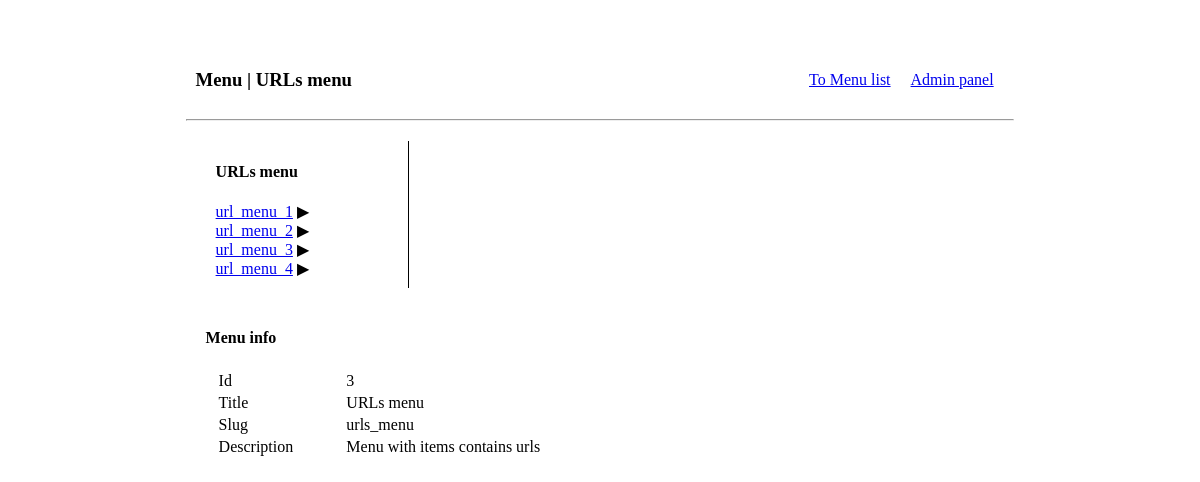
/menu/3, run on the app's committed database.
### tree_menu/models.py (models this page shows, shortened)
class Menu(models.Model):
    title = models.CharField(max_length=100, verbose_name='Menu title')
    slug = models.CharField(max_length=100, verbose_name='Menu slug')
    description = models.CharField(max_length=256, verbose_name='Menu description')

class MenuItem(models.Model):
    menu = models.ForeignKey(
        Menu,
        related_name='items',
        verbose_name='menu',
        on_delete=models.CASCADE,
    )
    parent = models.ForeignKey(
        'self',
        blank=True,
        null=True,
        related_name='items',
        verbose_name='parent menu item',
        on_delete=models.CASCADE,
    )
    title = models.CharField(max_length=100, verbose_name='Menu item title')
    url = models.CharField(
        max_length=255,
        verbose_name='Link',
        blank=True,
        null=True,
    )
    named_url = models.CharField(
        max_length=255,
        verbose_name='Named URL',
        blank=True,
        null=True,
    )
    named_url_kwargs = models.CharField(
        max_length=255,
        verbose_name='Named URL kwargs',
        blank=True,
        null=True,
        help_text='As JSON',
    )
    def get_url(self):
        if self.url:
            return self.url
    def __str__(self):
        return self.title

### tree_menu/views.py (the view)
# urls.py: path('menu/<int:pk>', MenuDetailView.as_view(), name='menu'),
class MenuDetailView(DetailView):
    model = Menu
    context_object_name = 'menu'

### tree_menu/templatetags/draw_menu_tags.py (called while the page is built)
def _mark_active_parents(active_item: MenuItem, menu_items):
    while active_item is not None:
        menu_items[active_item.id][2] = True
        if active_item.parent_id:
            active_item = menu_items[active_item.parent_id][0]
        else:
            break

def _mark_active_items(menu_items: dict, context: RequestContext):
    current_path: str = context.request.get_full_path()
    active_item = None
    for item_data in menu_items.values():
        item = item_data[0]
        item_url = item.get_url()
        if item_url and current_path.startswith(item_url):
            if active_item and len(item_url) > len(active_item.get_url()) or \
                    not active_item:
                active_item = item
        if item.parent_id is not None:
            menu_items[item.parent_id][1].append(item_data)
    _mark_active_parents(active_item, menu_items)
    return menu_items

@register.inclusion_tag('tree_menu/template_tags/menu.html', takes_context=True)
def draw_menu(context: RequestContext, menu_slug: str):
    menu_items_list = list(MenuItem.objects.filter(
        menu__slug=menu_slug).select_related("menu"))
    if menu_items_list:
        menu_title = menu_items_list[0].menu.title
        menu_items = {item.id: [item, [], False] for item in menu_items_list}
        menu_items = _mark_active_items(menu_items, context)
        menu_items = dict(filter(lambda item: item[1][0].parent_id is None,
                                 menu_items.items()))
    else:
        menu_title = Menu.objects.get(slug=menu_slug).title
        menu_items = {}
    return {
        'menu_title': menu_title,
        'menu_items': menu_items,
        'context': context,
    }

@register.inclusion_tag('tree_menu/template_tags/dropdown.html')
def draw_items(items: dict):
    return {'items': items}

### tree_menu/templates/tree_menu/menu_detail.html (shortened to what this page needs)
{% extends 'tree_menu/tree_menu_base.html' %}
{% load draw_menu_tags %}
{% load static %}
{% block header %}
    <div>
        <h3>Menu | {{ menu.title }}</h3>
    </div>
{% endblock header %}
{% block left_bar %}
    {% draw_menu menu.slug %}
{% endblock left_bar %}
{% block content %}
    <h4>Menu info</h4>
    <table>
        <tr>
            <td>Id</td>
            <td>{{ menu.id }}</td>
        </tr>
        <tr>
            <td>Title</td>
            <td>{{ menu.title }}</td>
        </tr>
        <tr>
            <td>Slug</td>
            <td>{{ menu.slug }}</td>
        </tr>
        <tr>
            <td>Description</td>
            <td>{{ menu.description }}</td>
        </tr>
    </table>
{% endblock content %}

### tree_menu/templates/tree_menu/template_tags/menu.html (shortened to what this page needs)
{% load draw_menu_tags %}
{% load static %}
<link rel="stylesheet" href="{% static 'tree_menu/styles/menu_style.css' %}">
<div>
    <h4>{{ menu_title }}</h4>
    {% if menu_items.values %}
        <ul id="myUL">
            {% draw_items menu_items.values %}
        </ul>
    {% else %}
        <span>Menu is empty!</span>
    {% endif %}
</div>

### tree_menu/templates/tree_menu/template_tags/dropdown.html (shortened to what this page needs)
{% load draw_menu_tags %}
{% for item, subitems, is_active in items %}
    <li>
        <a href="{{ item.get_url }}">{{ item }}</a>
        {% if subitems %}
            <span class="caret{% if is_active %} caret-down{% endif %}"></span>
            {% endif %}
    </li>
{% endfor %}

### tree_menu/static/tree_menu/styles/style.css (style rules this page uses)
.box div { margin: 10px; }
table { width: 80%; margin-left: 10px; }

### tree_menu/static/tree_menu/styles/menu_style.css (style rules this page uses)
ul, #myUL { list-style-type: none; padding: 0 0 0 10px; }
#myUL { margin: 0; padding: 0; }
.caret { cursor: pointer; user-select: none; }
.caret::before { content: "\25B6"; color: black; display: inline-block; margin-right: 6px; }

### data on the page
Menu: title "URLs menu", id "3", slug "urls_menu", description "Menu with items contains urls"
MenuItem: title "url_menu_1"
MenuItem: title "url_menu_2"
MenuItem: title "url_menu_3"
MenuItem: title "url_menu_4"
